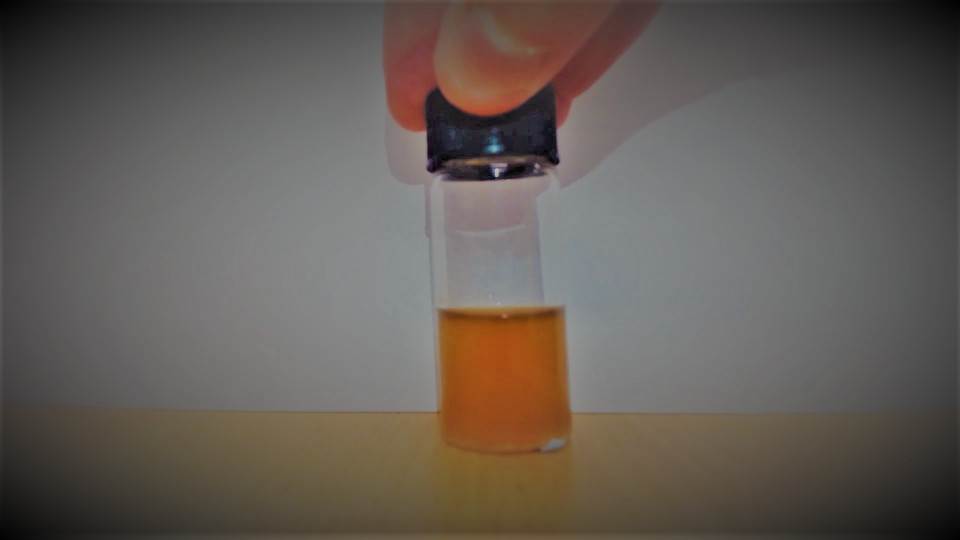
#> input picture skimage/22.jpg, 1920 x 1080 px (shown at 1/2 size)
$ python finding_crop.py
#> lines starting #> are read from the running program, lines starting #| are printed output that depends on the picture
import cv2
import matplotlib.pyplot as plt
import numpy as np

img = cv2.imread('22.jpg')
#> img is the input picture: shape (1080, 1920, 3); mean B, G, R 86.9, 93, 100.6

crop_img = img[550:925,695:1350]
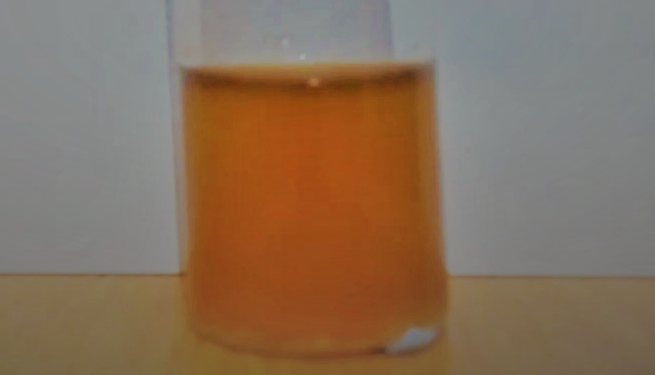
#> crop_img: shape (375, 655, 3); mean B, G, R 90.9, 112, 135.8

cv2.imshow("crop", crop_img)
cv2.waitKey()

$ run again, with skimage/160.jpg copied over skimage/22.jpg
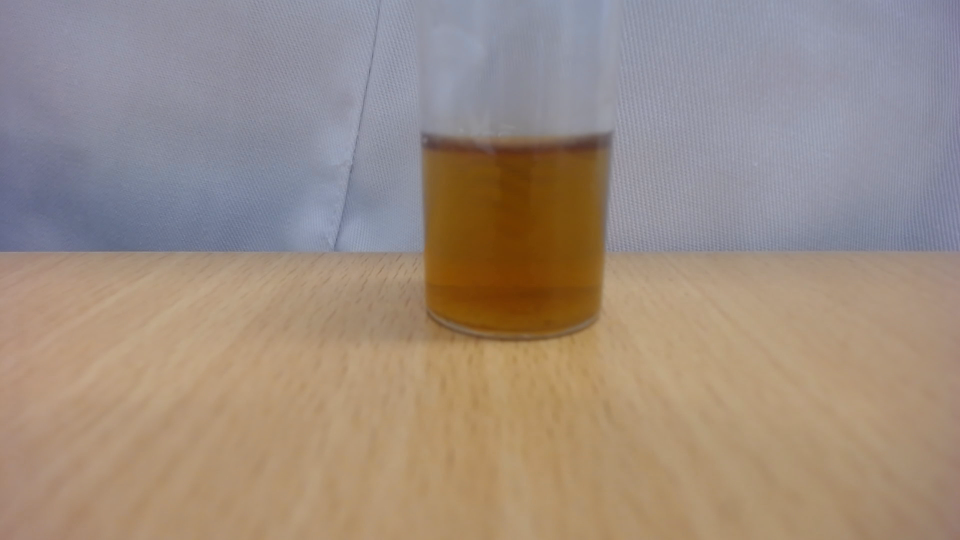
#> input picture skimage/160.jpg, 1920 x 1080 px (shown at 1/2 size)
#> img is the input picture: shape (1080, 1920, 3); mean B, G, R 128.8, 140.7, 156.8
#> `crop_img = img[550:925,695:1350]`:
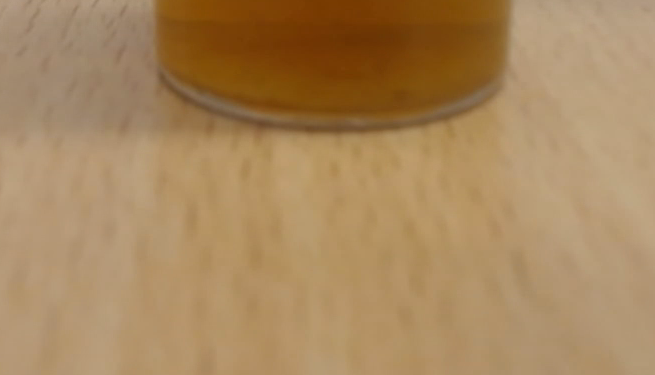
#> crop_img: shape (375, 655, 3); mean B, G, R 93.5, 135.3, 168.6
